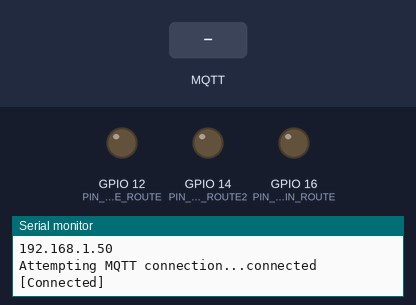
Simulated run of this sketch. Board: ESP8266 (NodeMCU). Shown: output pins drawn as LEDs (lit = HIGH), the last lines printed to the serial monitor. The test bench sets the inputs (shaded band). WiFi joins after 1.5 s; servers stay silent unless stated; no MQTT or app messages arrive unless stated.

Above: at 2.7 s.
2.8 s: MQTT message "garageRoute" arrives on the first subscribed topic
At 3.9 s:
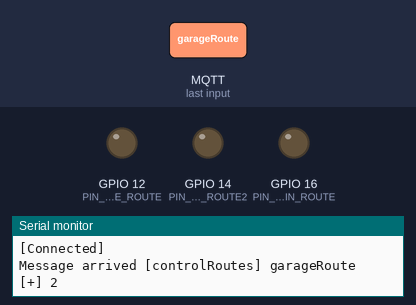
4.3 s: MQTT message "garageRoute2" arrives on the first subscribed topic
At 5.0 s:
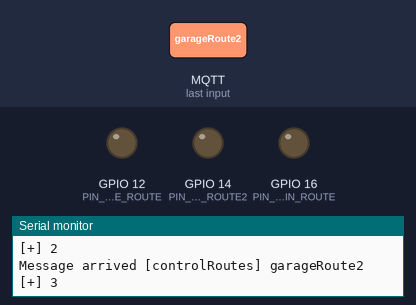
Timing chart, 0 to 7.3 s (numbered marks = the images above; inputs shaded):
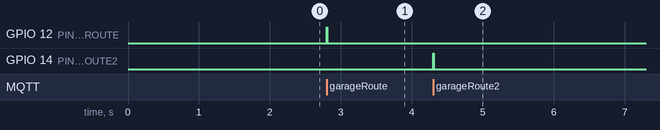

The sketch:

garage-routes.ino
```cpp
/*

  API documetation:

    https://www.arduino.cc/en/Reference/WiFi

  Github:

    https://github.com/niko886/home-automation


  Original mac:

    MAC: 8A:50:2C:7F:CF:5C


*/

#include <ESP8266WiFi.h>
#include <PubSubClient.h>
#include <SoftwareSerial.h>

extern "C" {
#include "user_interface.h"
}

// Update these with values suitable for your network.

#define PIN_MAIN_ROUTE 16
#define PIN_GARAGE_ROUTE 12
#define PIN_GARAGE_ROUTE2 14

const char* ssid = "...";
const char* password = "...";
const char* mqtt_server = "...";

IPAddress ip(192, 168, 0, 0);
IPAddress mask(255, 255, 255, 0);
IPAddress gate(0, 0, 0, 0);

WiFiClient espClient;
PubSubClient client(espClient);

long lastMsg = 0;
char msg[50];
int value = 0;

void setup() {
  Serial.begin(115200);

  setup_wifi();
  client.setServer(mqtt_server, 1883);
  client.setCallback(callback);

  pinMode(PIN_MAIN_ROUTE, OUTPUT);
  pinMode(PIN_GARAGE_ROUTE, OUTPUT);
  pinMode(PIN_GARAGE_ROUTE2, OUTPUT);

  digitalWrite(PIN_MAIN_ROUTE, LOW);
  digitalWrite(PIN_GARAGE_ROUTE, LOW);
  digitalWrite(PIN_GARAGE_ROUTE2, LOW);

}


void printMac(byte* mac){

  Serial.print(mac[5],HEX);
  Serial.print(":");
  Serial.print(mac[4],HEX);
  Serial.print(":");
  Serial.print(mac[3],HEX);
  Serial.print(":");
  Serial.print(mac[2],HEX);
  Serial.print(":");
  Serial.print(mac[1],HEX);
  Serial.print(":");
  Serial.println(mac[0],HEX);
}


void changeMac(byte lastByte){

  byte mac[6];

  Serial.print("Original MAC:");

  WiFi.macAddress(mac);
  printMac(mac);

  if (lastByte){
    mac[5] = lastByte;
    wifi_set_macaddr(STATION_IF, mac);

    // Change MAC
    WiFi.macAddress(mac);

    Serial.print("New MAC:");
    printMac(mac);
  }

}


void setup_wifi() {

  delay(10);
  // We start by connecting to a WiFi network
  Serial.println();
  Serial.print("Connecting to ");
  Serial.println(ssid);

  WiFi.mode(WIFI_STA);

  changeMac(0);

  WiFi.config(ip, gate, mask);
  WiFi.begin(ssid, password);

  while (WiFi.status() != WL_CONNECTED) {
    delay(500);
    Serial.print(".");
  }

  Serial.println("");
  Serial.println("WiFi connected");
  Serial.println("IP address: ");
  Serial.println(WiFi.localIP());
}

void openCloseGates(int gatesNum){

  digitalWrite(gatesNum, HIGH);
  delay(10);
  digitalWrite(gatesNum, LOW);

}

void notifyWork(String str){

  client.publish("notifyRoutes", str.c_str());
  Serial.println(str.c_str());
}


void callback(char* topic, byte* payload, unsigned int length) {

  static int isPing = true;

  Serial.print("Message arrived [");
  Serial.print(topic);
  Serial.print("] ");

  char buf[64] = {0};

  memcpy(buf, payload, length);

  String payloadStr = String(buf);
  String topicStr = String(topic);

  Serial.println(payloadStr);

  if (topicStr == "ping"){

    if (isPing){
      notifyWork("[+] pong!");
    }else{
      notifyWork("[+] ping!");
    }

    isPing = !isPing;

  } else if (topicStr == "controlRoutes"){

    if (payloadStr == String("mainRoute")){

      openCloseGates(PIN_MAIN_ROUTE);
      notifyWork("[+] 1");

    } else if (payloadStr == "garageRoute"){

      openCloseGates(PIN_GARAGE_ROUTE);
      notifyWork("[+] 2");

    } else if (payloadStr == "garageRoute2"){

      openCloseGates(PIN_GARAGE_ROUTE2);
      notifyWork("[+] 3");

    } else {
      Serial.println("[!] unknown command");
    }

  }

}

void reconnect() {

  while (!client.connected()) {
    Serial.print("Attempting MQTT connection...");

    if (client.connect("ESP8266Client-garage")) {
      Serial.println("connected");
      notifyWork("[Connected]");
      client.subscribe("controlRoutes", 1);
      client.subscribe("ping", 1);
    } else {

      Serial.print("failed, rc=");
      Serial.print(client.state());
      Serial.println(" try again in 5 seconds");

      delay(5000);
    }
  }
}
void loop() {

  if (!client.connected()) {
    reconnect();
  }
  client.loop();

  digitalWrite(PIN_MAIN_ROUTE, LOW);
  digitalWrite(PIN_GARAGE_ROUTE, LOW);
  digitalWrite(PIN_GARAGE_ROUTE2, LOW);


}
```

Measured:
- after the input at 2.8 s, GPIO 12 (PIN_GARAGE_ROUTE): LOW → HIGH at once, → LOW 0.01 s later
- after the input at 4.3 s, GPIO 14 (PIN_GARAGE_ROUTE2): LOW → HIGH at once, → LOW 0.01 s later
